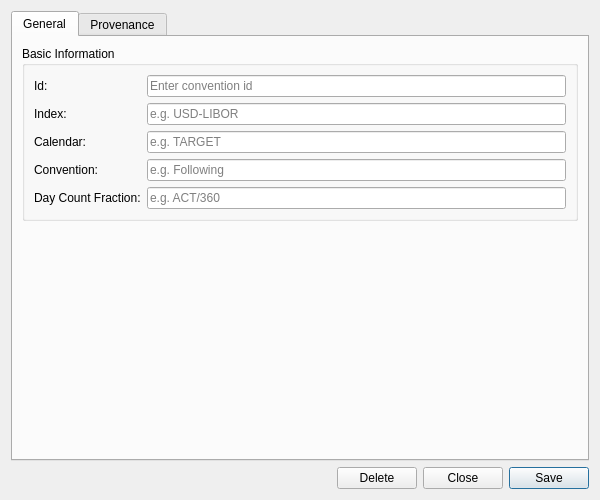
<?xml version="1.0" encoding="UTF-8"?>
<ui version="4.0">
 <class>DepositConventionDetailDialog</class>
 <widget class="QWidget" name="DepositConventionDetailDialog">
  <property name="geometry">
   <rect>
    <x>0</x>
    <y>0</y>
    <width>600</width>
    <height>500</height>
   </rect>
  </property>
  <property name="sizePolicy">
   <sizepolicy hsizetype="Preferred" vsizetype="Preferred">
    <horstretch>0</horstretch>
    <verstretch>0</verstretch>
   </sizepolicy>
  </property>
  <property name="minimumSize">
   <size>
    <width>600</width>
    <height>500</height>
   </size>
  </property>
  <property name="windowTitle">
   <string>Deposit Convention Details</string>
  </property>
  <layout class="QVBoxLayout" name="verticalLayout">
   <item>
    <widget class="QTabWidget" name="tabWidget">
     <property name="currentIndex"><number>0</number></property>
     <widget class="QWidget" name="generalTab">
      <attribute name="title"><string>General</string></attribute>
      <layout class="QVBoxLayout" name="generalLayout">
       <item>
        <widget class="QGroupBox" name="basicInfoGroup">
         <property name="title">
          <string>Basic Information</string>
         </property>
         <layout class="QFormLayout" name="formLayout">
          <item row="0" column="0">
           <widget class="QLabel" name="labelId">
            <property name="text">
             <string>Id:</string>
            </property>
           </widget>
          </item>
          <item row="0" column="1">
           <widget class="QLineEdit" name="idEdit">
            <property name="placeholderText">
             <string>Enter convention id</string>
            </property>
           </widget>
          </item>
          <item row="1" column="0">
           <widget class="QLabel" name="labelIndex">
            <property name="text">
             <string>Index:</string>
            </property>
           </widget>
          </item>
          <item row="1" column="1">
           <widget class="QLineEdit" name="indexEdit">
            <property name="placeholderText">
             <string>e.g. USD-LIBOR</string>
            </property>
           </widget>
          </item>
          <item row="2" column="0">
           <widget class="QLabel" name="labelCalendar">
            <property name="text">
             <string>Calendar:</string>
            </property>
           </widget>
          </item>
          <item row="2" column="1">
           <widget class="QLineEdit" name="calendarEdit">
            <property name="placeholderText">
             <string>e.g. TARGET</string>
            </property>
           </widget>
          </item>
          <item row="3" column="0">
           <widget class="QLabel" name="labelConvention">
            <property name="text">
             <string>Convention:</string>
            </property>
           </widget>
          </item>
          <item row="3" column="1">
           <widget class="QLineEdit" name="conventionEdit">
            <property name="placeholderText">
             <string>e.g. Following</string>
            </property>
           </widget>
          </item>
          <item row="4" column="0">
           <widget class="QLabel" name="labelDayCountFraction">
            <property name="text">
             <string>Day Count Fraction:</string>
            </property>
           </widget>
          </item>
          <item row="4" column="1">
           <widget class="QLineEdit" name="dayCountFractionEdit">
            <property name="placeholderText">
             <string>e.g. ACT/360</string>
            </property>
           </widget>
          </item>
         </layout>
        </widget>
       </item>
       <item>
        <spacer name="verticalSpacer">
         <property name="orientation">
          <enum>Qt::Vertical</enum>
         </property>
         <property name="sizeHint" stdset="0">
          <size>
           <width>20</width>
           <height>40</height>
          </size>
         </property>
        </spacer>
       </item>
      </layout>
     </widget>
     <widget class="QWidget" name="provenanceTab">
      <attribute name="title"><string>Provenance</string></attribute>
      <layout class="QVBoxLayout" name="provenanceTabLayout">
       <item>
        <widget class="ores::qt::ProvenanceWidget" name="provenanceWidget" native="true"/>
       </item>
      </layout>
     </widget>
    </widget>
   </item>
   <item>
    <layout class="QHBoxLayout" name="buttonLayout">
     <item>
      <spacer name="horizontalSpacer">
       <property name="orientation">
        <enum>Qt::Horizontal</enum>
       </property>
       <property name="sizeHint" stdset="0">
        <size>
         <width>40</width>
         <height>20</height>
        </size>
       </property>
      </spacer>
     </item>
     <item>
      <widget class="QPushButton" name="deleteButton">
       <property name="text">
        <string>Delete</string>
       </property>
      </widget>
     </item>
     <item>
      <widget class="QPushButton" name="closeButton">
       <property name="text">
        <string>Close</string>
       </property>
      </widget>
     </item>
     <item>
      <widget class="QPushButton" name="saveButton">
       <property name="text">
        <string>Save</string>
       </property>
       <property name="default">
        <bool>true</bool>
       </property>
      </widget>
     </item>
    </layout>
   </item>
  </layout>
 </widget>
 <customwidgets>
  <customwidget>
   <class>ores::qt::ProvenanceWidget</class>
   <extends>QWidget</extends>
   <header>ores.qt/ProvenanceWidget.hpp</header>
  </customwidget>
 </customwidgets>
 <resources/>
 <connections/>
</ui>
